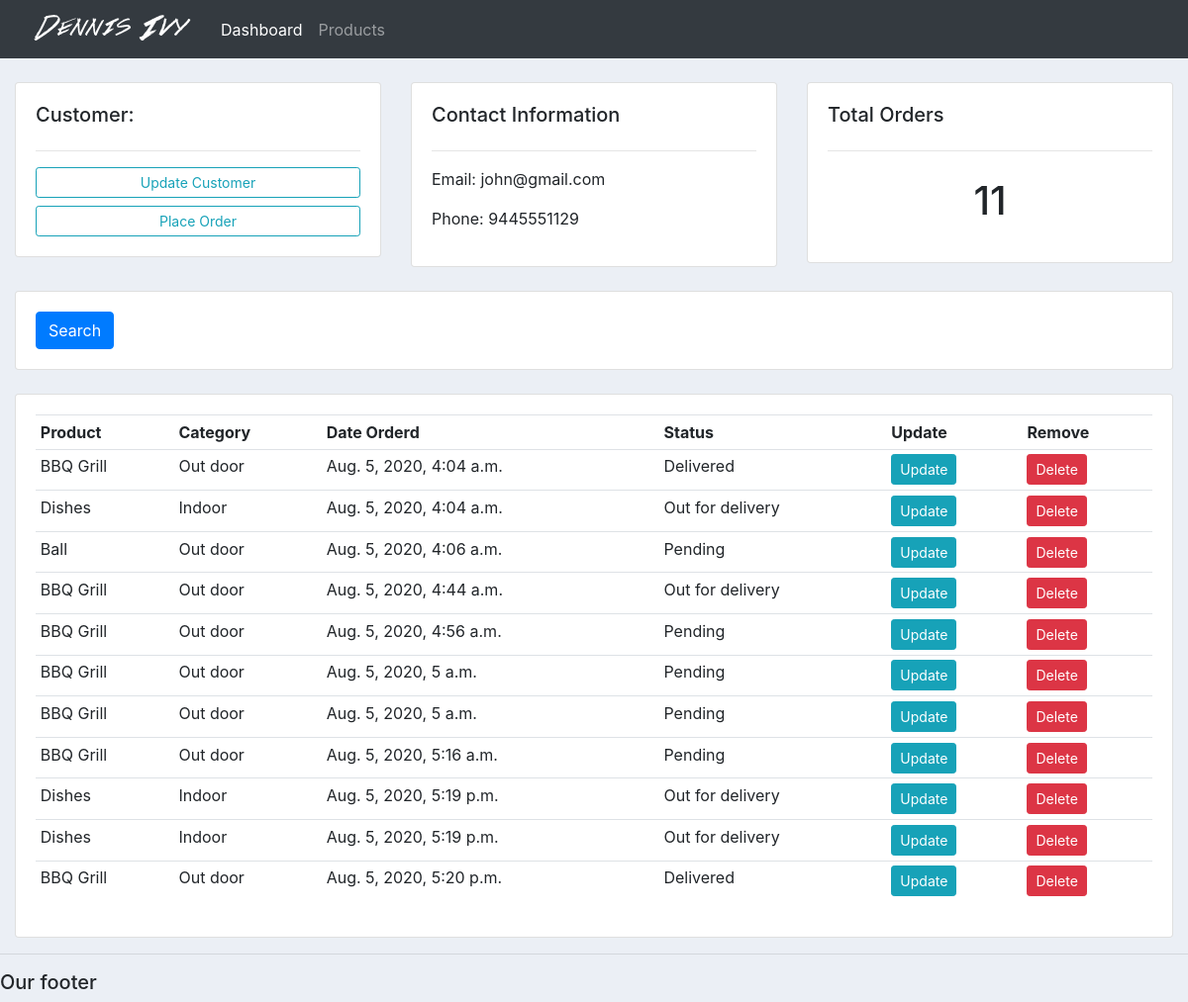
The app's page /customer/1/, older data.
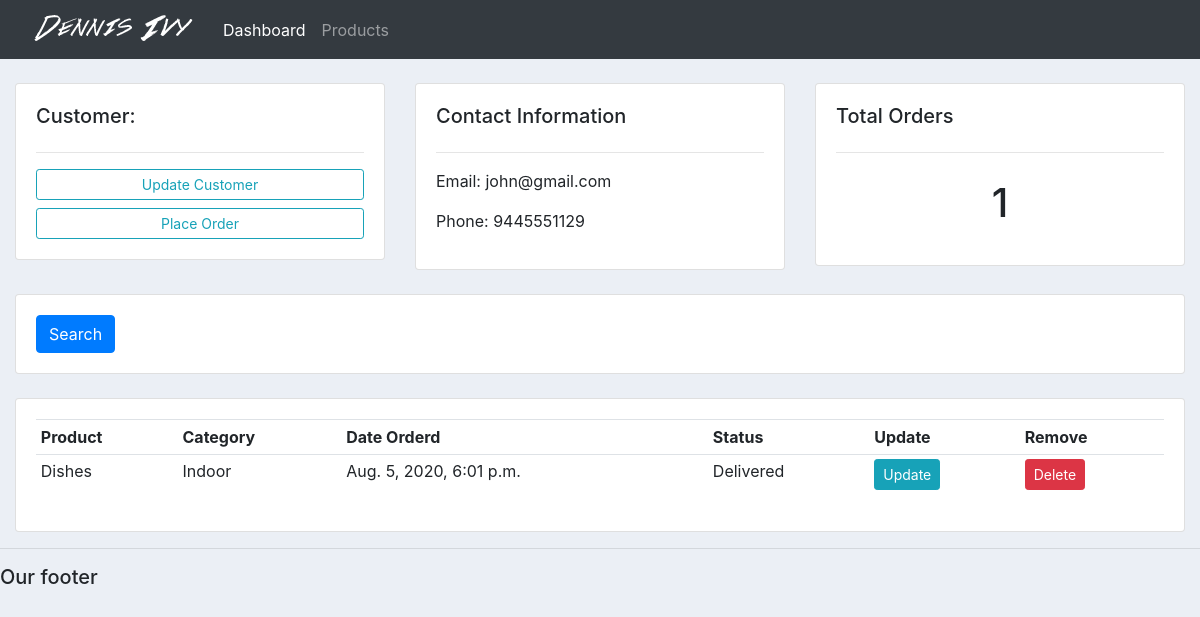
The same page, newer data.
### accounts/models.py (models this page shows, shortened)
class Order(models.Model):
	STATUS = (
			('Pending', 'Pending'),
			('Out for delivery', 'Out for delivery'),
			('Delivered', 'Delivered'),
			)
	customer = models.ForeignKey(Customer, null=True, on_delete= models.SET_NULL)
	product = models.ForeignKey(Product, null=True, on_delete= models.SET_NULL)
	date_created = models.DateTimeField(auto_now_add=True, null=True)
	status = models.CharField(max_length=200, null=True, choices=STATUS)

class Product(models.Model):
	CATEGORY = (
			('Indoor', 'Indoor'),
			('Out Door', 'Out Door'),
			)
	name = models.CharField(max_length=200, null=True)
	price = models.FloatField(null=True)
	category = models.CharField(max_length=200, null=True, choices=CATEGORY)
	description = models.CharField(max_length=200, null=True, blank=True)
	date_created = models.DateTimeField(auto_now_add=True, null=True)
	tags = models.ManyToManyField(Tag)
	def __str__(self):
		return self.name

### accounts/views.py (the view)
# urls.py: path('customer/<str:pk_test>/', views.customer, name='customer'),
def customer(request, pk_test):
	customer = Customer.objects.get(id=pk_test)
	orders = customer.order_set.all()
	order_count = orders.count()
	context = {'customer':customer, 'orders':orders, 'order_count':order_count}
	return render(request, 'accounts/customer.html',context)

### accounts/templates/accounts/customer.html
{%  extends 'accounts/main.html' %}
{% block content %}
	<br>
<div class="row">
	<div class="col-md">
		<div class="card card-body">
			<h5>Customer:</h5>
			<hr>
			<a class="btn btn-outline-info  btn-sm btn-block" href="">Update Customer</a>
			<a class="btn btn-outline-info  btn-sm btn-block" href="{% url 'create_order' customer.id %}">Place Order</a>
		</div>
	</div>
	<div class="col-md">
		<div class="card card-body">
			<h5>Contact Information</h5>
			<hr>
			<p>Email: {{customer.email}}</p>
			<p>Phone: {{customer.phone}}</p>
		</div>
	</div>
	<div class="col-md">
		<div class="card card-body">
			<h5>Total Orders</h5>
			<hr>
			<h1 style="text-align: center;padding: 10px">{{order_count}}</h1>
		</div>
	</div>
</div>
<br>
<div class="row">
	<div class="col">
		<div class="card card-body">
			<form method="get">
		    <button class="btn btn-primary" type="submit">Search</button>
		  </form>
		</div>
	</div>
</div>
<br>
<div class="row">
	<div class="col-md">
		<div class="card card-body">
			<table class="table table-sm">
				<tr>
					<th>Product</th>
					<th>Category</th>
					<th>Date Orderd</th>
					<th>Status</th>
					<th>Update</th>
					<th>Remove</th>
				</tr>
				{% for order in orders %}
				<tr>
					<td>{{order.product}}</td>
					<td>{{order.product.category}}</td>
					<td>{{order.date_created}}</td>
					<td>{{order.status}}</td>
					<td><a class="btn btn-sm btn-info" href="{% url 'update_order' order.id %}">Update</a></td>
					<td><a class="btn btn-sm btn-danger" href="{% url 'delete_order' order.id %}">Delete</a></td>
				</tr>
				{% endfor %}
			</table>
		</div>
	</div>
</div>
{% endblock %}

Row changes from the older to the newer data that the page shows:
removed Order: product "BBQ Grill", product.category "Out door", date_created "Aug. 5, 2020, 4:04 a.m.", status "Delivered"
removed Order: product "Dishes", product.category "Indoor", date_created "Aug. 5, 2020, 4:04 a.m.", status "Out for delivery"
removed Order: product "Ball", product.category "Out door", date_created "Aug. 5, 2020, 4:06 a.m.", status "Pending"
removed Order: product "BBQ Grill", product.category "Out door", date_created "Aug. 5, 2020, 4:44 a.m.", status "Out for delivery"
removed Order: product "BBQ Grill", product.category "Out door", date_created "Aug. 5, 2020, 4:56 a.m.", status "Pending"
removed Order: product "BBQ Grill", product.category "Out door", date_created "Aug. 5, 2020, 5 a.m.", status "Pending"
removed Order: product "BBQ Grill", product.category "Out door", date_created "Aug. 5, 2020, 5 a.m.", status "Pending"
removed Order: product "BBQ Grill", product.category "Out door", date_created "Aug. 5, 2020, 5:16 a.m.", status "Pending"
removed Order: product "Dishes", product.category "Indoor", date_created "Aug. 5, 2020, 5:19 p.m.", status "Out for delivery"
removed Order: product "Dishes", product.category "Indoor", date_created "Aug. 5, 2020, 5:19 p.m.", status "Out for delivery"
removed Order: product "BBQ Grill", product.category "Out door", date_created "Aug. 5, 2020, 5:20 p.m.", status "Delivered"
added Order: product "Dishes", product.category "Indoor", date_created "Aug. 5, 2020, 6:01 p.m.", status "Delivered"
Text that changed along with them:
{{ order_count }}: "11" → "1"
